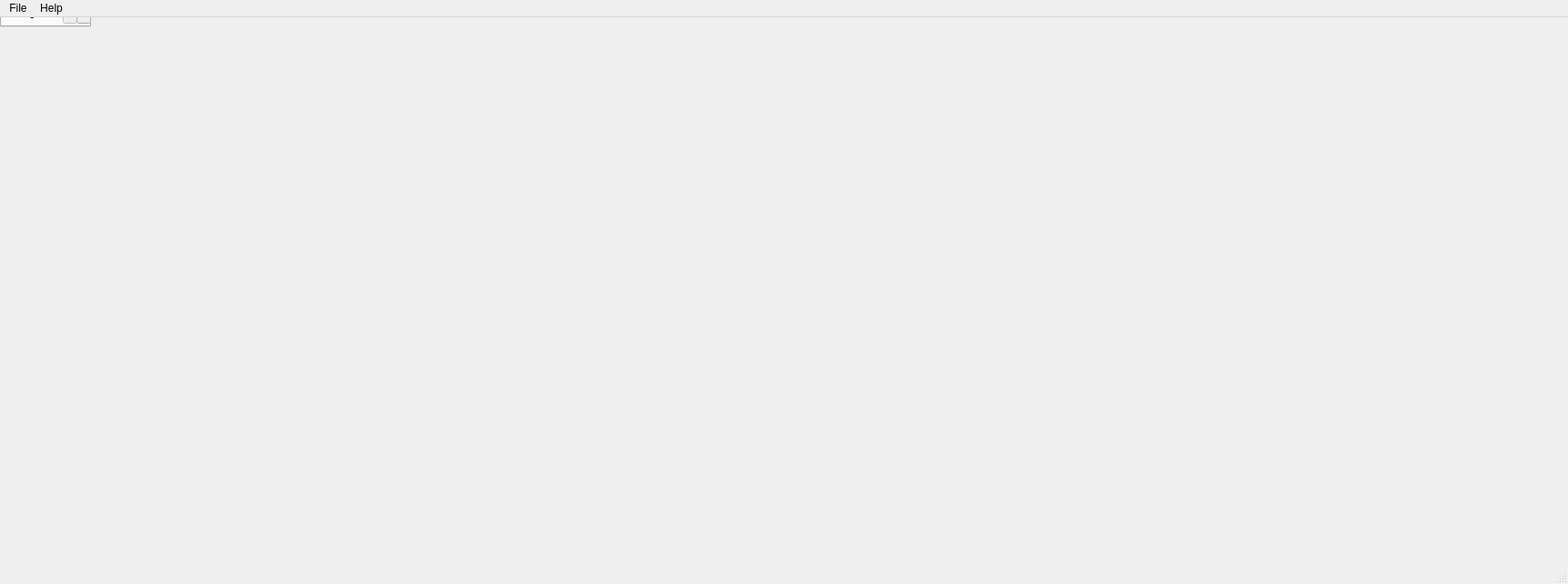
<?xml version="1.0" encoding="UTF-8"?>
<ui version="4.0">
 <class>MainWindow</class>
 <widget class="QMainWindow" name="MainWindow">
  <property name="geometry">
   <rect>
    <x>0</x>
    <y>0</y>
    <width>1723</width>
    <height>642</height>
   </rect>
  </property>
  <property name="windowTitle">
   <string>MainWindow</string>
  </property>
  <widget class="QTabWidget" name="masterFrame">
   <property name="currentIndex">
    <number>0</number>
   </property>
   <widget class="QWidget" name="imageEditWidget">
    <attribute name="title">
     <string>Image Editor</string>
    </attribute>
    <layout class="QHBoxLayout" name="horizontalLayout">
     <item>
      <widget class="QListWidget" name="fileList">
       <property name="selectionMode">
        <enum>QAbstractItemView::SelectionMode::MultiSelection</enum>
       </property>
      </widget>
     </item>
     <item>
      <widget class="QFrame" name="paletteReductionFrame">
       <property name="frameShape">
        <enum>QFrame::Shape::StyledPanel</enum>
       </property>
       <property name="frameShadow">
        <enum>QFrame::Shadow::Raised</enum>
       </property>
       <layout class="QVBoxLayout" name="verticalLayout">
        <item>
         <widget class="QComboBox" name="paletteReductionOptions">
          <property name="minimumSize">
           <size>
            <width>100</width>
            <height>0</height>
           </size>
          </property>
         </widget>
        </item>
       </layout>
      </widget>
     </item>
     <item>
      <widget class="QGraphicsView" name="sourceImageGraphicsView">
       <property name="sizePolicy">
        <sizepolicy hsizetype="Fixed" vsizetype="Fixed">
         <horstretch>0</horstretch>
         <verstretch>0</verstretch>
        </sizepolicy>
       </property>
       <property name="minimumSize">
        <size>
         <width>512</width>
         <height>512</height>
        </size>
       </property>
       <property name="alignment">
        <set>Qt::AlignmentFlag::AlignCenter</set>
       </property>
      </widget>
     </item>
     <item>
      <widget class="Line" name="line">
       <property name="orientation">
        <enum>Qt::Orientation::Vertical</enum>
       </property>
      </widget>
     </item>
     <item>
      <widget class="QGraphicsView" name="targetImageGraphicsView">
       <property name="sizePolicy">
        <sizepolicy hsizetype="Fixed" vsizetype="Fixed">
         <horstretch>0</horstretch>
         <verstretch>0</verstretch>
        </sizepolicy>
       </property>
       <property name="minimumSize">
        <size>
         <width>512</width>
         <height>512</height>
        </size>
       </property>
      </widget>
     </item>
     <item>
      <widget class="QFrame" name="paletteFrame">
       <property name="frameShape">
        <enum>QFrame::Shape::StyledPanel</enum>
       </property>
       <property name="frameShadow">
        <enum>QFrame::Shadow::Raised</enum>
       </property>
       <layout class="QVBoxLayout" name="verticalLayout_2">
        <item>
         <widget class="QScrollArea" name="paletteScrollArea">
          <property name="widgetResizable">
           <bool>true</bool>
          </property>
          <property name="alignment">
           <set>Qt::AlignmentFlag::AlignLeading|Qt::AlignmentFlag::AlignLeft|Qt::AlignmentFlag::AlignTop</set>
          </property>
          <widget class="QWidget" name="paletteScrollContents">
           <property name="geometry">
            <rect>
             <x>0</x>
             <y>0</y>
             <width>173</width>
             <height>502</height>
            </rect>
           </property>
           <layout class="QVBoxLayout" name="paletteInternalLayout">
            <item>
             <layout class="QVBoxLayout" name="paletteScrollLayout"/>
            </item>
           </layout>
          </widget>
         </widget>
        </item>
       </layout>
      </widget>
     </item>
    </layout>
   </widget>
   <widget class="QWidget" name="exportWidget">
    <attribute name="title">
     <string>Tilemaps</string>
    </attribute>
    <layout class="QHBoxLayout" name="horizontalLayout">
     <item>
      <widget class="QFrame" name="frame">
       <property name="frameShape">
        <enum>QFrame::Shape::StyledPanel</enum>
       </property>
       <property name="frameShadow">
        <enum>QFrame::Shadow::Raised</enum>
       </property>
       <layout class="QHBoxLayout" name="horizontalLayout_2">
        <item>
         <widget class="QLabel" name="label">
          <property name="text">
           <string>Todo</string>
          </property>
         </widget>
        </item>
       </layout>
      </widget>
     </item>
    </layout>
   </widget>
  </widget>
  <widget class="QMenuBar" name="menubar">
   <property name="geometry">
    <rect>
     <x>0</x>
     <y>0</y>
     <width>1723</width>
     <height>24</height>
    </rect>
   </property>
   <widget class="QMenu" name="menuFile">
    <property name="title">
     <string>File</string>
    </property>
    <addaction name="actionOpen"/>
    <addaction name="actionExit"/>
   </widget>
   <widget class="QMenu" name="menuHelp">
    <property name="title">
     <string>Help</string>
    </property>
    <addaction name="actionAbout"/>
   </widget>
   <addaction name="menuFile"/>
   <addaction name="menuHelp"/>
  </widget>
  <widget class="QStatusBar" name="statusbar"/>
  <action name="actionOpen">
   <property name="text">
    <string>Open Source Image</string>
   </property>
  </action>
  <action name="actionExit">
   <property name="text">
    <string>Exit</string>
   </property>
  </action>
  <action name="actionAbout">
   <property name="text">
    <string>About</string>
   </property>
  </action>
 </widget>
 <resources/>
 <connections>
  <connection>
   <sender>actionExit</sender>
   <signal>triggered()</signal>
   <receiver>MainWindow</receiver>
   <slot>close()</slot>
   <hints>
    <hint type="sourcelabel">
     <x>-1</x>
     <y>-1</y>
    </hint>
    <hint type="destinationlabel">
     <x>399</x>
     <y>299</y>
    </hint>
   </hints>
  </connection>
  <connection>
   <sender>fileList</sender>
   <signal>itemSelectionChanged()</signal>
   <receiver>MainWindow</receiver>
   <slot>on_fileList_selectedItemChanged()</slot>
   <hints>
    <hint type="sourcelabel">
     <x>145</x>
     <y>183</y>
    </hint>
    <hint type="destinationlabel">
     <x>307</x>
     <y>-10</y>
    </hint>
   </hints>
  </connection>
 </connections>
 <slots>
  <slot>on_fileList_selectedItemChanged()</slot>
 </slots>
</ui>
